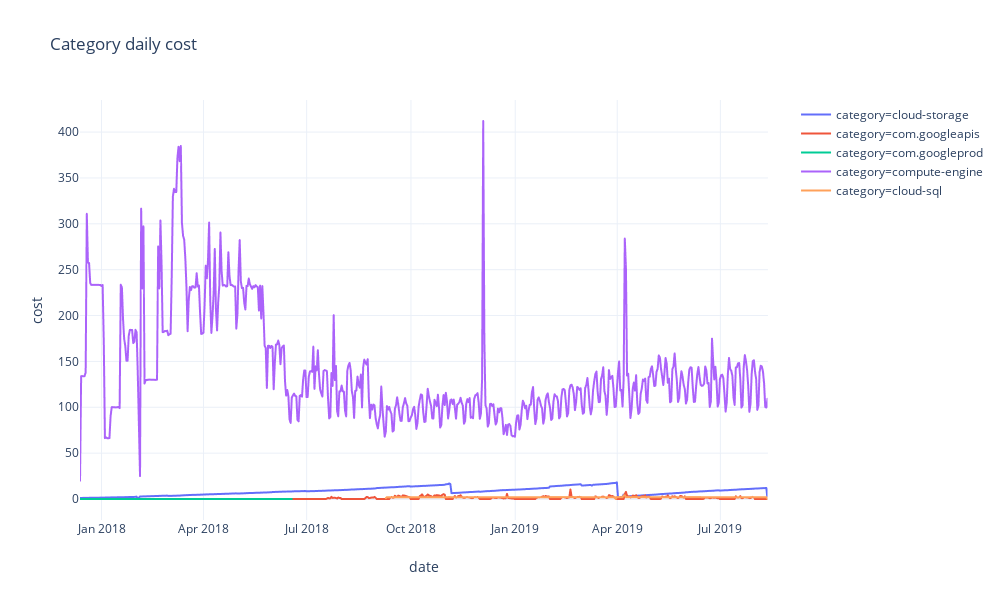

Here is the notebook cell this chart was saved with:
### Code cell
pe.line(categories, x='date', y='cost', color='category',
        width=width, template=template, title="Category daily cost")

### Figure 1 — Plotly figure (JSON) as saved in the notebook; plotly's stock layout.template omitted (floating-point values rounded to 4 significant figures; data arrays with more than 128 entries replaced by an {"elided": "..."} marker saying what was removed)
{"data": [{"hoverlabel": {"namelength": 0}, "hovertemplate": "category=cloud-storage<br>date=%{x}<br>cost=%{y}", "legendgroup": "category=cloud-storage", "line": {"color": "#636efa", "dash": "solid"}, "mode": "lines", "name": "category=cloud-storage", "showlegend": true, "type": "scattergl", "x": {"elided": "607 str values"}, "xaxis": "x", "y": {"elided": "607 float values"}, "yaxis": "y"}, {"hoverlabel": {"namelength": 0}, "hovertemplate": "category=com.googleapis<br>date=%{x}<br>cost=%{y}", "legendgroup": "category=com.googleapis", "line": {"color": "#EF553B", "dash": "solid"}, "mode": "lines", "name": "category=com.googleapis", "showlegend": true, "type": "scattergl", "x": {"elided": "607 str values"}, "xaxis": "x", "y": {"elided": "607 float values"}, "yaxis": "y"}, {"hoverlabel": {"namelength": 0}, "hovertemplate": "category=com.googleprod<br>date=%{x}<br>cost=%{y}", "legendgroup": "category=com.googleprod", "line": {"color": "#00cc96", "dash": "solid"}, "mode": "lines", "name": "category=com.googleprod", "showlegend": true, "type": "scattergl", "x": {"elided": "187 str values"}, "xaxis": "x", "y": {"elided": "187 int values"}, "yaxis": "y"}, {"hoverlabel": {"namelength": 0}, "hovertemplate": "category=compute-engine<br>date=%{x}<br>cost=%{y}", "legendgroup": "category=compute-engine", "line": {"color": "#ab63fa", "dash": "solid"}, "mode": "lines", "name": "category=compute-engine", "showlegend": true, "type": "scattergl", "x": {"elided": "607 str values"}, "xaxis": "x", "y": {"elided": "607 float values"}, "yaxis": "y"}, {"hoverlabel": {"namelength": 0}, "hovertemplate": "category=cloud-sql<br>date=%{x}<br>cost=%{y}", "legendgroup": "category=cloud-sql", "line": {"color": "#FFA15A", "dash": "solid"}, "mode": "lines", "name": "category=cloud-sql", "showlegend": true, "type": "scattergl", "x": {"elided": "338 str values"}, "xaxis": "x", "y": {"elided": "338 float values"}, "yaxis": "y"}], "layout": {"height": 600, "legend": {"tracegroupgap": 0}, "title": {"text": "Category daily cost"}, "width": 1000, "xaxis": {"anchor": "y", "autorange": true, "domain": [0, 0.98], "range": ["2017-12-13", "2019-08-12"], "title": {"text": "date"}, "type": "date"}, "yaxis": {"anchor": "x", "autorange": true, "domain": [0, 1], "range": [-22.89, 435.0], "title": {"text": "cost"}, "type": "linear"}}}
